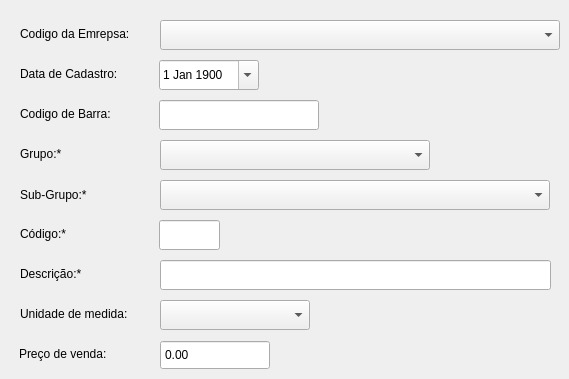
    <widget class="QWidget" name="tab">
     <attribute name="title">
      <string>Cadastro</string>
     </attribute>
     <widget class="QLabel" name="label_2">
      <property name="geometry">
       <rect>
        <x>20</x>
        <y>140</y>
        <width>140</width>
        <height>28</height>
       </rect>
      </property>
      <property name="styleSheet">
       <string notr="true"/>
      </property>
      <property name="text">
       <string>Grupo:*</string>
      </property>
     </widget>
     <widget class="QLabel" name="label_6">
      <property name="geometry">
       <rect>
        <x>20</x>
        <y>220</y>
        <width>140</width>
        <height>28</height>
       </rect>
      </property>
      <property name="styleSheet">
       <string notr="true"/>
      </property>
      <property name="text">
       <string>Código:*</string>
      </property>
     </widget>
     <widget class="QLabel" name="label_29">
      <property name="geometry">
       <rect>
        <x>19</x>
        <y>340</y>
        <width>140</width>
        <height>28</height>
       </rect>
      </property>
      <property name="styleSheet">
       <string notr="true"/>
      </property>
      <property name="text">
       <string>Preço de venda:</string>
      </property>
     </widget>
     <widget class="QDateEdit" name="mdata_cad">
      <property name="geometry">
       <rect>
        <x>159</x>
        <y>60</y>
        <width>100</width>
        <height>30</height>
       </rect>
      </property>
      <property name="styleSheet">
       <string notr="true"/>
      </property>
      <property name="dateTime">
       <datetime>
        <hour>18</hour>
        <minute>0</minute>
        <second>0</second>
        <year>1900</year>
        <month>1</month>
        <day>1</day>
       </datetime>
      </property>
      <property name="calendarPopup">
       <bool>true</bool>
      </property>
      <property name="date">
       <date>
        <year>1900</year>
        <month>1</month>
        <day>1</day>
       </date>
      </property>
     </widget>
     <widget class="QLabel" name="label_9">
      <property name="geometry">
       <rect>
        <x>20</x>
        <y>260</y>
        <width>140</width>
        <height>28</height>
       </rect>
      </property>
      <property name="styleSheet">
       <string notr="true"/>
      </property>
      <property name="text">
       <string>Descrição:*</string>
      </property>
     </widget>
     <widget class="QLabel" name="label_3">
      <property name="geometry">
       <rect>
        <x>20</x>
        <y>180</y>
        <width>140</width>
        <height>30</height>
       </rect>
      </property>
      <property name="styleSheet">
       <string notr="true"/>
      </property>
      <property name="text">
       <string>Sub-Grupo:*</string>
      </property>
     </widget>
     <widget class="QLabel" name="label">
      <property name="geometry">
       <rect>
        <x>20</x>
        <y>60</y>
        <width>140</width>
        <height>28</height>
       </rect>
      </property>
      <property name="styleSheet">
       <string notr="true"/>
      </property>
      <property name="text">
       <string>Data de Cadastro:</string>
      </property>
     </widget>
     <widget class="QLineEdit" name="mcod_merc">
      <property name="geometry">
       <rect>
        <x>159</x>
        <y>220</y>
        <width>61</width>
        <height>30</height>
       </rect>
      </property>
      <property name="styleSheet">
       <string notr="true"/>
      </property>
      <property name="maxLength">
       <number>40</number>
      </property>
     </widget>
     <widget class="QLabel" name="label_10">
      <property name="geometry">
       <rect>
        <x>20</x>
        <y>300</y>
        <width>140</width>
        <height>28</height>
       </rect>
      </property>
      <property name="styleSheet">
       <string notr="true"/>
      </property>
      <property name="text">
       <string>Unidade de medida:</string>
      </property>
     </widget>
     <widget class="QLineEdit" name="mmerc">
      <property name="geometry">
       <rect>
        <x>160</x>
        <y>260</y>
        <width>391</width>
        <height>30</height>
       </rect>
      </property>
      <property name="styleSheet">
       <string notr="true"/>
      </property>
      <property name="maxLength">
       <number>40</number>
      </property>
     </widget>
     <widget class="QLineEdit" name="mcod_barr">
      <property name="geometry">
       <rect>
        <x>159</x>
        <y>100</y>
        <width>160</width>
        <height>30</height>
       </rect>
      </property>
      <property name="styleSheet">
       <string notr="true"/>
      </property>
     </widget>
     <widget class="QLabel" name="label_7">
      <property name="geometry">
       <rect>
        <x>20</x>
        <y>100</y>
        <width>140</width>
        <height>28</height>
       </rect>
      </property>
      <property name="styleSheet">
       <string notr="true"/>
      </property>
      <property name="text">
       <string>Codigo de Barra:</string>
      </property>
     </widget>
     <widget class="QComboBox" name="comboBox">
      <property name="geometry">
       <rect>
        <x>160</x>
        <y>140</y>
        <width>270</width>
        <height>30</height>
       </rect>
      </property>
      <property name="styleSheet">
       <string notr="true"/>
      </property>
     </widget>
     <widget class="QComboBox" name="comboBox_4">
      <property name="geometry">
       <rect>
        <x>160</x>
        <y>180</y>
        <width>390</width>
        <height>30</height>
       </rect>
      </property>
      <property name="styleSheet">
       <string notr="true"/>
      </property>
     </widget>
     <widget class="QComboBox" name="cb_unidade">
      <property name="geometry">
       <rect>
        <x>160</x>
        <y>300</y>
        <width>150</width>
        <height>30</height>
       </rect>
      </property>
      <property name="styleSheet">
       <string notr="true"/>
      </property>
     </widget>
     <widget class="QDoubleSpinBox" name="doubleSpinBox_2">
      <property name="geometry">
       <rect>
        <x>160</x>
        <y>340</y>
        <width>110</width>
        <height>30</height>
       </rect>
      </property>
      <property name="styleSheet">
       <string notr="true"/>
      </property>
      <property name="buttonSymbols">
       <enum>QAbstractSpinBox::NoButtons</enum>
      </property>
      <property name="maximum">
       <double>999999.989999999990687</double>
      </property>
     </widget>
     <widget class="QLabel" name="label_22">
      <property name="geometry">
       <rect>
        <x>20</x>
        <y>20</y>
        <width>139</width>
        <height>28</height>
       </rect>
      </property>
      <property name="styleSheet">
       <string notr="true"/>
      </property>
      <property name="text">
       <string>Codigo da Emrepsa:</string>
      </property>
     </widget>
     <widget class="QComboBox" name="comboBox_15">
      <property name="geometry">
       <rect>
        <x>160</x>
        <y>20</y>
        <width>400</width>
        <height>30</height>
       </rect>
      </property>
     </widget>
    </widget>
